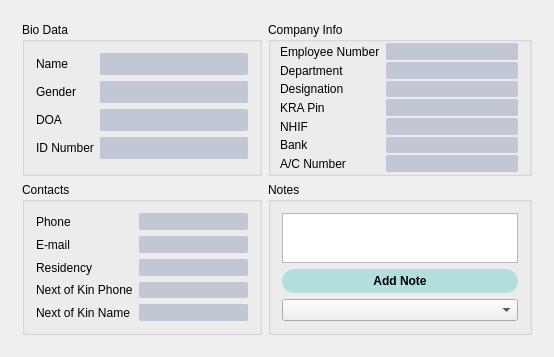
<?xml version="1.0" encoding="UTF-8"?>
<ui version="4.0">
 <class>HRAppEmployeeCard</class>
 <widget class="QWidget" name="HRAppEmployeeCard">
  <property name="geometry">
   <rect>
    <x>0</x>
    <y>0</y>
    <width>554</width>
    <height>357</height>
   </rect>
  </property>
  <property name="sizePolicy">
   <sizepolicy hsizetype="MinimumExpanding" vsizetype="MinimumExpanding">
    <horstretch>0</horstretch>
    <verstretch>0</verstretch>
   </sizepolicy>
  </property>
  <property name="minimumSize">
   <size>
    <width>240</width>
    <height>240</height>
   </size>
  </property>
  <property name="windowTitle">
   <string>HRAppEmployeeCard</string>
  </property>
  <property name="styleSheet">
   <string notr="true">
QScrollBox
{
	border-radius: 6px ;
}

QLabel
{
	border-radius: 6px;
	
	border-color: rgb(227, 240, 183);
}

QPushButton
{
	background-color: #b2dfdb;
	/*color: #fff;*/
	font-size: 12px;
	font-weight: bold;
	border: none;
	border-radius: 12px;
	padding: 5px;

}


QPushButton::disabled
{
	background-color: #5c5c5c;

}


QPushButton::pressed
{
	
	background-color: qlineargradient(spread:reflect, x1:1, y1:1, x2:0.982955, y2:0.5, stop:0 rgba(166, 214, 202, 255), stop:0.607955 rgba(196, 236, 226, 255));
}


/*-----QCheckBox-----*/
QCheckBox
{
	background-color: transparent;
	color: #fff;
	font-size: 10px;
	font-weight: bold;
	border: none;
	border-radius: 5px;

}


/*-----QCheckBox-----*/
QCheckBox::indicator
{
    color: #b1b1b1;
    background-color: #323232;
    border: 1px solid darkgray;
    width: 12px;
    height: 12px;

}


QCheckBox::indicator:checked
{
    image:url(&quot;./ressources/check.png&quot;);
	background-color: #ff3333;
    border: 1px solid #ff3333;

}


QCheckBox::indicator:unchecked:hover
{
    border: 1px solid #ff3333;

}


QCheckBox::disabled
{
	color: #656565;

}


QCheckBox::indicator:disabled
{
	background-color: #656565;
	color: #656565;
    border: 1px solid #656565;

}


/*-----QLineEdit-----*/
QLineEdit
{
	background-color: #c2c7d5;
	color: #000;
	font-weight: bold;
	border: none;
	border-radius: 2px;
	padding: 3px;

}


/*-----QListView-----*/
QListView
{
	background-color: #333333;
	color: #fff;
	font-size: 12px;
	font-weight: bold;
	border: 1px solid #191919;
	show-decoration-selected: 0;
	padding-left: -13px;
	padding-right: -13px;

}


QListView::item
{
	color: #31cecb;
	background-color: #454e5e;
	border: none;
	padding: 5px;
	border-radius: 0px;
	padding-left : 10px;
	height: 42px;

}

QListView::item:selected
{
	color: #000;
	background-color: #ff3333;

}


QListView::item:!selected
{
	color:white;
	background-color: transparent;
	border: none;
	padding-left : 10px;

}


QListView::item:!selected:hover
{
	color: #000;
	background-color: #bcbdbb;
	border: none;
	padding-left : 10px;

}


/*-----QTreeView-----*/
QTreeView 
{
	background-color: #252525;
	show-decoration-selected: 0;
	color: #c2c8d7;

}


QTreeView::item 
{
	border-top-color: transparent;
	border-bottom-color: transparent;

}


QTreeView::item:hover 
{
	background-color: #bcbdbb;
	color: #000;

}


QTreeView::item:selected 
{
	background-color: #ff3333;
	color: #000;

}


QTreeView::item:selected:active
{
	background-color: #ff3333;
	color: #000;

}


QTreeView::branch:has-children:!has-siblings:closed,
QTreeView::branch:closed:has-children:has-siblings 
{
	image: url(://tree-closed.png);

}

QTreeView::branch:open:has-children:!has-siblings,
QTreeView::branch:open:has-children:has-siblings  
{
	image: url(://tree-open.png);

}


/*-----QTableView &amp; QTableWidget-----*/
QTableView
{
    background-color: #252525;
	border: 1px solid gray;
    color: #f0f0f0;
    gridline-color: gray;
    outline : 0;

}


QTableView::disabled
{
    background-color: #242526;
    border: 1px solid #32414B;
    color: #656565;
    gridline-color: #656565;
    outline : 0;

}


QTableView::item:hover 
{
    background-color: #bcbdbb;
    color: #000;

}


QTableView::item:selected 
{
	background-color: #ff3333;
    color: #000;

}


QTableView::item:selected:disabled
{
    background-color: #1a1b1c;
    border: 2px solid #525251;
    color: #656565;

}


QTableCornerButton::section
{
	background-color: #343a49;
    color: #fff;

}


QHeaderView::section
{
	color: #fff;
	border-top: 0px;
	border-bottom: 1px solid gray;
	border-right: 1px solid gray;
	background-color: #343a49;
    margin-top:1px;
	margin-bottom:1px;
	padding: 5px;

}


QHeaderView::section:disabled
{
    background-color: #525251;
    color: #656565;

}


QHeaderView::section:checked
{
    color: #000;
    background-color: #ff3333;

}


QHeaderView::section:checked:disabled
{
    color: #656565;
    background-color: #525251;

}


QHeaderView::section::vertical::first,
QHeaderView::section::vertical::only-one
{
    border-top: 1px solid #353635;

}


QHeaderView::section::vertical
{
    border-top: 1px solid #353635;

}


QHeaderView::section::horizontal::first,
QHeaderView::section::horizontal::only-one
{
    border-left: 1px solid #353635;

}


QHeaderView::section::horizontal
{
    border-left: 1px solid #353635;

}


/*-----QScrollBar-----*/
QScrollBar:horizontal 
{
    background-color: transparent;
    height: 8px;
    margin: 0px;
    padding: 0px;

}


QScrollBar::handle:horizontal 
{
    border: none;
	min-width: 100px;
    background-color: #9b9b9b;

}


QScrollBar::add-line:horizontal, 
QScrollBar::sub-line:horizontal,
QScrollBar::add-page:horizontal, 
QScrollBar::sub-page:horizontal 
{
    width: 0px;
    background-color: transparent;

}


QScrollBar:vertical 
{
    background-color: transparent;
    width: 8px;
    margin: 0;

}


QScrollBar::handle:vertical 
{
    border: none;
	min-height: 100px;
    background-color: #9b9b9b;

}


QScrollBar::add-line:vertical, 
QScrollBar::sub-line:vertical,
QScrollBar::add-page:vertical, 
QScrollBar::sub-page:vertical 
{
    height: 0px;
    background-color: transparent;

}
</string>
  </property>
  <layout class="QGridLayout" name="gridLayout">
   <item row="2" column="0">
    <widget class="QWidget" name="widget" native="true">
     <layout class="QGridLayout" name="gridLayout_2">
      <item row="0" column="0">
       <widget class="QGroupBox" name="groupBox">
        <property name="title">
         <string>Bio Data</string>
        </property>
        <layout class="QFormLayout" name="formLayout">
         <item row="0" column="0">
          <widget class="QLabel" name="label">
           <property name="text">
            <string>Name</string>
           </property>
          </widget>
         </item>
         <item row="0" column="1">
          <widget class="QLineEdit" name="empName"/>
         </item>
         <item row="1" column="0">
          <widget class="QLabel" name="label_2">
           <property name="text">
            <string>Gender</string>
           </property>
          </widget>
         </item>
         <item row="2" column="0">
          <widget class="QLabel" name="label_3">
           <property name="text">
            <string>DOA</string>
           </property>
          </widget>
         </item>
         <item row="2" column="1">
          <widget class="QLineEdit" name="lineEdit_2"/>
         </item>
         <item row="3" column="0">
          <widget class="QLabel" name="label_4">
           <property name="text">
            <string>ID Number</string>
           </property>
          </widget>
         </item>
         <item row="3" column="1">
          <widget class="QLineEdit" name="lineEdit_3"/>
         </item>
         <item row="1" column="1">
          <widget class="QLineEdit" name="lineEdit"/>
         </item>
        </layout>
       </widget>
      </item>
      <item row="0" column="1">
       <widget class="QGroupBox" name="groupBox_2">
        <property name="title">
         <string>Company Info</string>
        </property>
        <layout class="QFormLayout" name="formLayout_2">
         <property name="verticalSpacing">
          <number>2</number>
         </property>
         <property name="leftMargin">
          <number>9</number>
         </property>
         <property name="topMargin">
          <number>1</number>
         </property>
         <property name="bottomMargin">
          <number>1</number>
         </property>
         <item row="0" column="0">
          <widget class="QLabel" name="label_5">
           <property name="text">
            <string>Employee Number</string>
           </property>
          </widget>
         </item>
         <item row="0" column="1">
          <widget class="QLineEdit" name="lineEdit_4"/>
         </item>
         <item row="1" column="0">
          <widget class="QLabel" name="label_6">
           <property name="text">
            <string>Department</string>
           </property>
          </widget>
         </item>
         <item row="1" column="1">
          <widget class="QLineEdit" name="lineEdit_5"/>
         </item>
         <item row="2" column="0">
          <widget class="QLabel" name="label_7">
           <property name="text">
            <string>Designation</string>
           </property>
          </widget>
         </item>
         <item row="2" column="1">
          <widget class="QLineEdit" name="lineEdit_6"/>
         </item>
         <item row="3" column="0">
          <widget class="QLabel" name="label_8">
           <property name="text">
            <string>KRA Pin</string>
           </property>
          </widget>
         </item>
         <item row="3" column="1">
          <widget class="QLineEdit" name="lineEdit_7"/>
         </item>
         <item row="4" column="0">
          <widget class="QLabel" name="label_9">
           <property name="text">
            <string>NHIF</string>
           </property>
          </widget>
         </item>
         <item row="4" column="1">
          <widget class="QLineEdit" name="lineEdit_8"/>
         </item>
         <item row="5" column="0">
          <widget class="QLabel" name="label_10">
           <property name="text">
            <string>Bank</string>
           </property>
          </widget>
         </item>
         <item row="5" column="1">
          <widget class="QLineEdit" name="lineEdit_9"/>
         </item>
         <item row="6" column="0">
          <widget class="QLabel" name="label_11">
           <property name="text">
            <string>A/C Number</string>
           </property>
          </widget>
         </item>
         <item row="6" column="1">
          <widget class="QLineEdit" name="lineEdit_10"/>
         </item>
        </layout>
       </widget>
      </item>
      <item row="1" column="1">
       <widget class="QGroupBox" name="groupBox_4">
        <property name="title">
         <string>Notes</string>
        </property>
        <layout class="QVBoxLayout" name="verticalLayout">
         <item>
          <widget class="QTextEdit" name="textEdit"/>
         </item>
         <item>
          <widget class="QPushButton" name="pushButton">
           <property name="text">
            <string>Add Note</string>
           </property>
          </widget>
         </item>
         <item>
          <widget class="QComboBox" name="comboBox"/>
         </item>
        </layout>
       </widget>
      </item>
      <item row="1" column="0">
       <widget class="QGroupBox" name="groupBox_3">
        <property name="title">
         <string>Contacts</string>
        </property>
        <layout class="QFormLayout" name="formLayout_3">
         <item row="0" column="0">
          <widget class="QLabel" name="label_12">
           <property name="text">
            <string>Phone</string>
           </property>
          </widget>
         </item>
         <item row="0" column="1">
          <widget class="QLineEdit" name="lineEdit_11"/>
         </item>
         <item row="3" column="0">
          <widget class="QLabel" name="label_13">
           <property name="text">
            <string>Next of Kin Phone</string>
           </property>
          </widget>
         </item>
         <item row="3" column="1">
          <widget class="QLineEdit" name="lineEdit_12"/>
         </item>
         <item row="4" column="1">
          <widget class="QLineEdit" name="lineEdit_14"/>
         </item>
         <item row="1" column="0">
          <widget class="QLabel" name="label_14">
           <property name="text">
            <string>E-mail</string>
           </property>
          </widget>
         </item>
         <item row="1" column="1">
          <widget class="QLineEdit" name="lineEdit_13"/>
         </item>
         <item row="2" column="0">
          <widget class="QLabel" name="label_16">
           <property name="text">
            <string>Residency</string>
           </property>
          </widget>
         </item>
         <item row="2" column="1">
          <widget class="QLineEdit" name="lineEdit_15"/>
         </item>
         <item row="4" column="0">
          <widget class="QLabel" name="label_15">
           <property name="text">
            <string>Next of Kin Name</string>
           </property>
          </widget>
         </item>
        </layout>
       </widget>
      </item>
     </layout>
    </widget>
   </item>
  </layout>
 </widget>
 <layoutdefault spacing="6" margin="11"/>
 <resources/>
 <connections/>
</ui>
